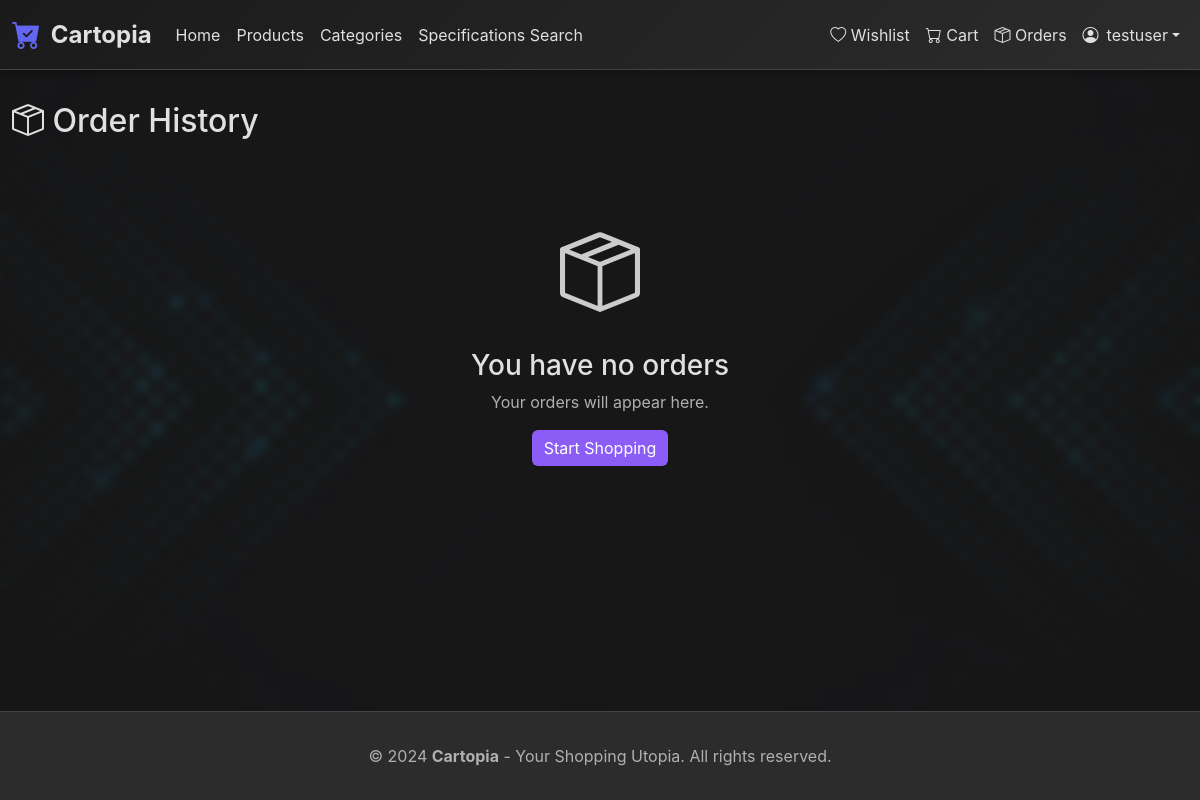
Page /orders/ (signed in) on the earlier database version.
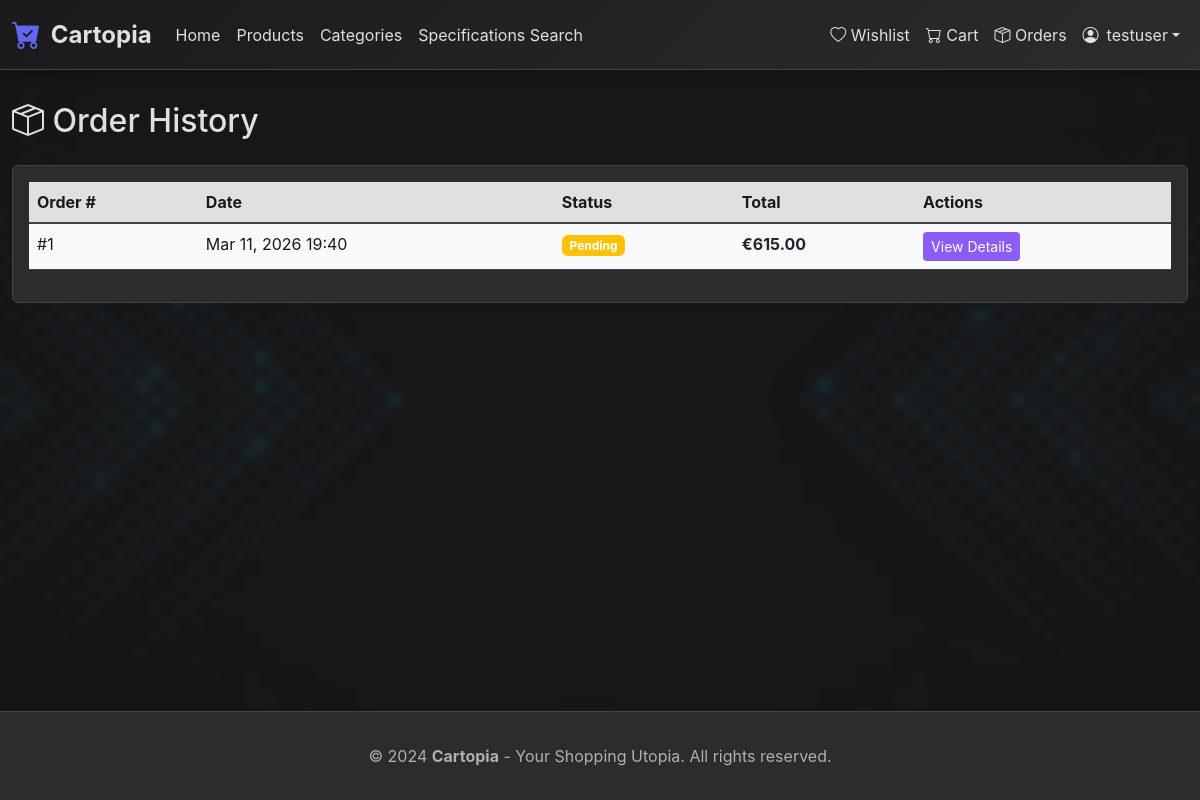
Same page on the later database version.
### shop/models.py (models this page shows, shortened)
class Order(models.Model):
    STATUS_CHOICES = [
        ('pending', 'Pending'),
        ('processing', 'Processing'),
        ('shipped', 'Shipped'),
        ('delivered', 'Delivered'),
        ('cancelled', 'Cancelled'),
    ]
    user = models.ForeignKey(User, on_delete=models.CASCADE, related_name='orders', verbose_name="User")
    status = models.CharField(max_length=20, choices=STATUS_CHOICES, default='pending', verbose_name="Status")
    total_price = models.DecimalField(max_digits=10, decimal_places=2, verbose_name="Total Price")
    delivery_method = models.ForeignKey(DeliveryMethod, on_delete=models.SET_NULL, null=True, verbose_name="Delivery Method")
    delivery_cost = models.DecimalField(max_digits=10, decimal_places=2, default=0, verbose_name="Delivery Cost")
    first_name = models.CharField(max_length=100, verbose_name="First Name")
    last_name = models.CharField(max_length=100, verbose_name="Last Name")
    email = models.EmailField(verbose_name="Email")
    phone = models.CharField(max_length=20, verbose_name="Phone")
    address = models.TextField(verbose_name="Address")
    city = models.CharField(max_length=100, verbose_name="City")
    postal_code = models.CharField(max_length=20, verbose_name="Postal Code")
    created_at = models.DateTimeField(auto_now_add=True, verbose_name="Order Date")
    updated_at = models.DateTimeField(auto_now=True, verbose_name="Updated At")
    class Meta:
        verbose_name = "Order"
        verbose_name_plural = "Orders"
        ordering = ['-created_at']

### shop/views.py (the view)
# urls.py: path('orders/', views.order_list, name='order_list'),
@login_required
def order_list(request):
    orders = Order.objects.filter(user=request.user)
    return render(request, 'shop/order_list.html', {'orders': orders})

### shop/context_processors.py (called while the page is built)
def cart_context(request):
    if request.user.is_authenticated:
        cart_items = Cart.objects.filter(user=request.user)
        cart_count = sum(item.quantity for item in cart_items)
        cart_total = sum(item.get_total_price() for item in cart_items)
    else:
        cart_count = 0
        cart_total = 0
    return {
        'cart_count': cart_count,
        'cart_total': cart_total,
    }

### templates/shop/order_list.html (shortened to what this page needs)
{% extends 'base.html' %}
{% block content %}
<h2 class="mb-4"><i class="bi bi-box-seam"></i> Order History</h2>
{% if orders %}
<div class="card shadow-sm">
    <div class="card-body text-dark order-list-wrap">
        <table class="table table-light">
            <thead>
                <tr>
                    <th>Order #</th>
                    <th>Date</th>
                    <th>Status</th>
                    <th>Total</th>
                    <th>Actions</th>
                </tr>
            </thead>
            <tbody>
                {% for order in orders %}
                <tr>
                    <td>#{{ order.id }}</td>
                    <td>{{ order.created_at|date:"M d, Y H:i" }}</td>
                    <td>
                        {% if order.status == 'pending' %}
                            <span class="badge bg-warning text-dark">{{ order.get_status_display }}</span>
                        {% elif order.status == 'processing' %}
                            <span class="badge bg-info text-white">{{ order.get_status_display }}</span>
                        {% elif order.status == 'shipped' %}
                            <span class="badge bg-primary text-white">{{ order.get_status_display }}</span>
                        {% elif order.status == 'delivered' %}
                            <span class="badge bg-success text-white">{{ order.get_status_display }}</span>
                        {% elif order.status == 'cancelled' %}
                            <span class="badge bg-danger text-white">{{ order.get_status_display }}</span>
                        {% endif %}
                    </td>
                    <td><strong>€{{ order.total_price }}</strong></td>
                    <td>
                        <a href="{% url 'order_detail' order.id %}" class="btn btn-sm btn-primary">View Details</a>
                    </td>
                </tr>
                {% endfor %}
            </tbody>
        </table>
    </div>
</div>
{% else %}
<div class="text-center py-5">
    <i class="bi bi-box-seam" style="font-size: 5rem; color: #ccc;"></i>
    <h3 class="mt-3">You have no orders</h3>
    <p class="text-muted">Your orders will appear here.</p>
    <a href="{% url 'product_list' %}" class="btn btn-primary">Start Shopping</a>
</div>
{% endif %}
{% endblock %}

Differences in the rows shown:
added Order: id "1", created_at "Mar 11, 2026 19:40", status "Pending", total_price "615.00"
Other differences:
text no longer shown: "You have no orders Your orders will appear here. Start Shopping"
text now shown: "Order # Date Status Total Actions"
